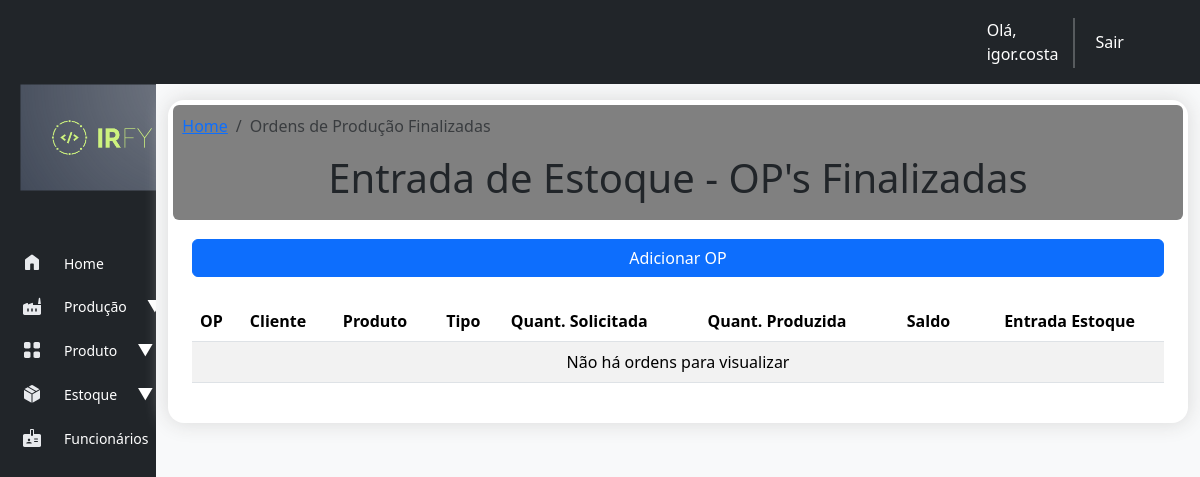
The app's page /estoque/ordens_producao_finalizadas/ (signed in), older data.
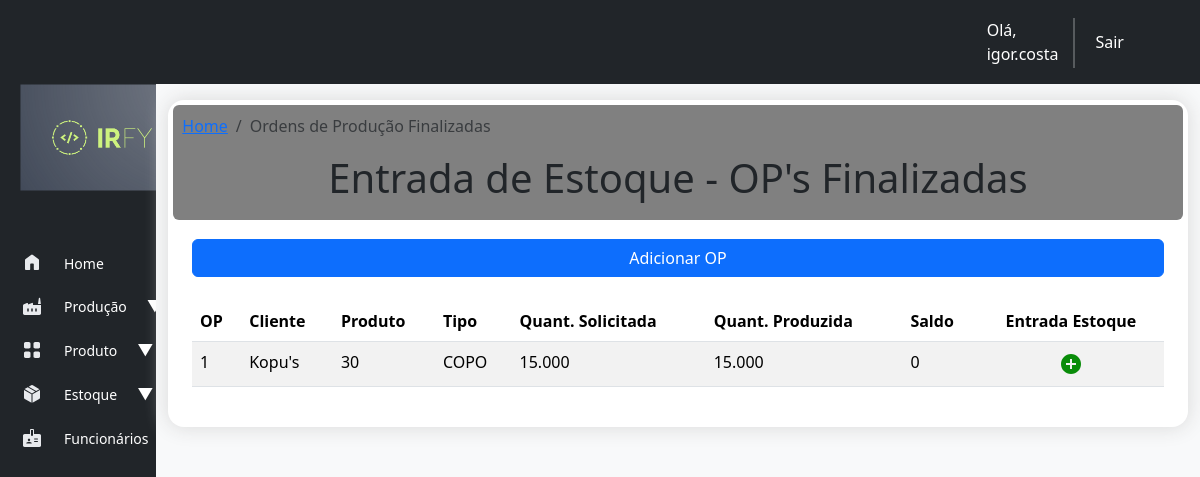
The same page, newer data.
### producao/models.py (models this page shows, shortened)
class OrdemProducao(models.Model):
    STATUS_CHOICES = [
        ('pendente', 'Pendente'),
        ('em_producao', 'Em Produção'),
        ('finalizada', 'Finalizada'),
    ]
    cliente = models.ForeignKey(Cliente, on_delete=models.CASCADE)
    produto = models.ForeignKey(Produto, on_delete=models.CASCADE)
    quantidade = models.FloatField()
    quantidade_produzida = models.FloatField(default=0)
    saldo_op = models.FloatField(blank=True, null=True)
    data_criacao = models.DateTimeField(auto_now_add=True)
    data_previsao = models.DateField()
    status = models.CharField(max_length=20, choices=STATUS_CHOICES, default='pendente')
    is_estoque = models.BooleanField(default=0)
    data_fabricacao = models.DateField(null=True)
    lote = models.CharField(max_length=10, null=True)
    class Meta:
        verbose_name_plural = 'ordens_de_producao'

### cadastro/models.py (models this page shows, shortened)
class Cliente(models.Model):
    TIPOS_CLIENTE = [
        ('pf', 'Pessoa Física'),
        ('pj', 'Pessoa Jurídica'),
    ]
    nome_cliente = models.CharField(max_length=255)
    tipo_cliente = models.CharField(max_length=2, choices=TIPOS_CLIENTE, default='pf')
    cpf_cnpj = models.CharField(max_length=18, unique=True)
    email = models.EmailField(max_length=254)
    telefone = models.CharField(max_length=20, blank=True, null=True)
    endereco = models.TextField()
    data_cadastro = models.DateTimeField(auto_now_add=True)

class Produto(models.Model):
    STATUS_PRODUTO = [
        ('ativo', 'Ativo'),
        ('inativo', 'Inativo'),
    ]
    cliente = models.ForeignKey(Cliente, on_delete=models.CASCADE)
    nome = models.CharField(max_length=255)
    codigo = models.CharField(max_length=50, unique=True)
    descricao = models.TextField(blank=True, null=True)
    material = models.CharField(max_length=100, null=True)
    peso = models.DecimalField(max_digits=10, decimal_places=2, null=True)
    volume = models.DecimalField(max_digits=10, decimal_places=2, null=True)
    cor = models.CharField(max_length=50, null=True)
    status = models.CharField(max_length=7, choices=STATUS_PRODUTO, default="ativo", null=True)

### estoque/views.py (the view)
# urls.py: path('ordens_producao_finalizadas/', views.ordens_producao_entrada_estoque, name='ordens_producao_entrada_estoque'),
@login_required
def ordens_producao_entrada_estoque(request):
    ordens_producao = OrdemProducao.objects.filter(status="finalizada", is_estoque=False).order_by('data_criacao')
    context = {'ordens_producao': ordens_producao}
    return render(request, 'estoque_acabado/ordens_producao_finalizadas.html', context)

### estoque/templates/estoque_acabado/ordens_producao_finalizadas.html (shortened to what this page needs)
{% extends "base.html" %}
{% load static %}
{% load humanize %}
{% block header %}
<nav aria-label="breadcrumb">
  <ol class="breadcrumb">
    <li class="breadcrumb-item"><a href="{% url 'index' %}">Home</a></li>
    <li class="breadcrumb-item active" aria-current="page">Ordens de Produção Finalizadas</li>
  </ol>
</nav>
        <h2 style="text-align: center;" class="display-6">Entrada de Estoque - OP's Finalizadas</h2>
{% endblock header %}
{% block content %}
{% block buttons %}
  <div class="d-grid gap-2" style="margin-top: 10px;">
      <a class="btn btn-primary" href="{% url 'new_ordem'%}" role="button">Adicionar OP</a>
  </div>
{% endblock buttons %}
    <table class="table table-striped table-hover">
        <thead>
          <tr>
            <th scope="col">OP</th>
            <th scope="col">Cliente</th>
            <th scope="col">Produto</th>
            <th scope="col">Tipo</th>
            <th scope="col">Quant. Solicitada</th>
            <th scope="col">Quant. Produzida</th>
            <th scope="col">Saldo</th>
            <th style="text-align: center;" scope="col">Entrada Estoque</th>
          </tr>
        </thead>
        <tbody class="table">
        {% for ordem_producao in ordens_producao %}
          <tr style="cursor: pointer;" onclick="window.location.href='{% url 'ordem_producao' ordem_producao.id %}'">
              <td scope="row">{{ ordem_producao.id }}</td>
              <td>{{ ordem_producao.cliente.nome_cliente }}</td>
              <td>{{ ordem_producao.produto.codigo }}</td>
              <td>{{ ordem_producao.produto.nome }}</td>
              <td>{{ ordem_producao.quantidade|floatformat:0|intcomma }}</td>
              <td>{{ ordem_producao.quantidade_produzida|floatformat:0|intcomma}}</td>
              <td>{{ ordem_producao.saldo_op|floatformat:0|intcomma }}</td>
              <td style="text-align: center;"><a class="p-0" href="{% url 'entrada_estoque' ordem_producao.id %}"><img src="{% static 'icons/plus-button.svg' %}" style="padding: 0; color: #098c09;"></a></td>
          </tr>
          {% empty %}
          <tr>
            <td colspan="8" style="text-align: center;">Não há ordens para visualizar</td>
          </tr>
        {% endfor %}
        </tbody>
      </table>
{% endblock content %}

Row changes from the older to the newer data that the page shows:
added OrdemProducao: id "1", cliente.nome_cliente "Kopu's", produto.codigo "30", produto.nome "COPO", quantidade "15.000", quantidade_produzida "15.000", saldo_op "0"
Text that changed along with them:
text no longer shown: "Não há ordens para visualizar"
